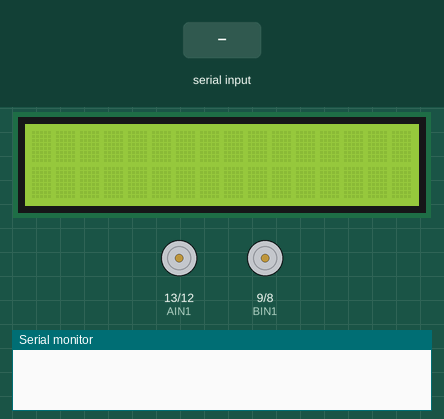
Recording of a sketch running on a simulated Arduino Uno, built with avr-gcc and run on an emulated ATmega328P. Parts: 16×2 character LCD, motor-driver pin pairs drawn as motors (green arrow = first pin HIGH = forward, orange = second pin HIGH = backward, longer = more drive, scaled by the enable pin), the last lines printed to the serial monitor. The inputs (shaded band) are chosen by the test bench.

Above: at 1.2 s.
1.3 s: "1\n" received over Serial
At 1.7 s:
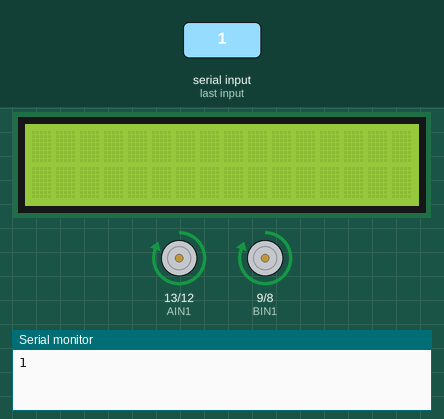
2.8 s: "2\n" received over Serial
At 4.0 s:
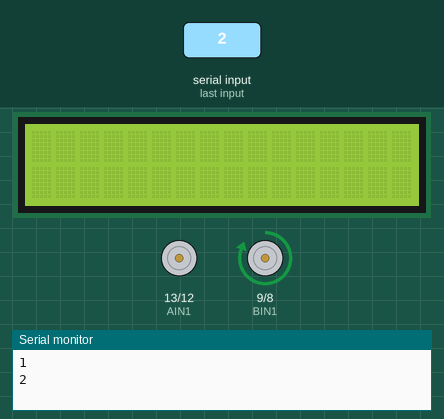
4.3 s: "3\n" received over Serial
At 5.2 s:
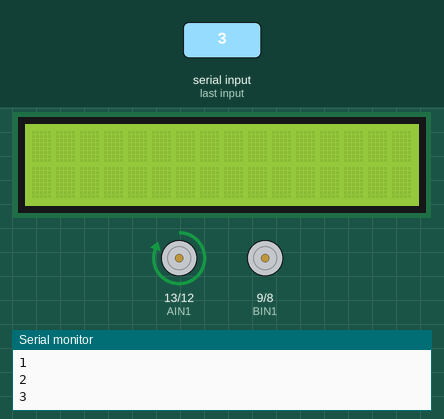
5.8 s: "4\n" received over Serial
At 6.4 s:
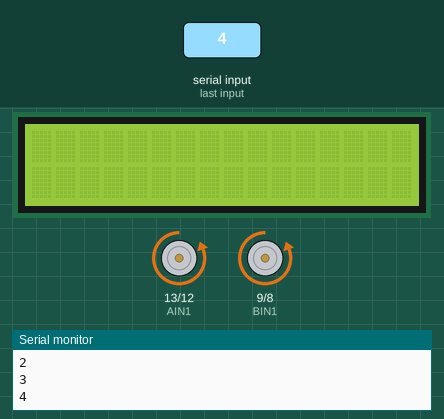
7.3 s: "0\n" received over Serial
At 8.7 s:
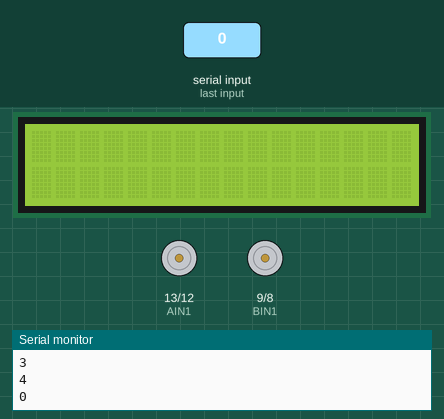
Timing chart, 0 to 9.8 s (numbered marks = the images above; inputs shaded):
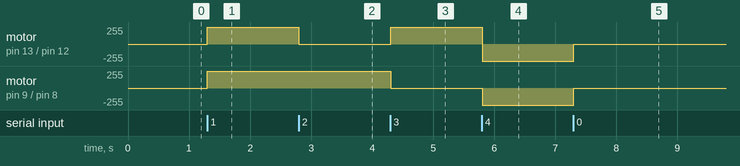

The sketch:

Car_Driver.ino
```cpp
#include <LiquidCrystal.h>          //the liquid crystal library contains commands for printing to the display


const int AIN1 = 13;           //control pin 1 on the motor driver for the right motor
const int AIN2 = 12;            //control pin 2 on the motor driver for the right motor
const int BIN1 = 9;
const int BIN2 = 8;
const int PWMA = 11;            //speed control pin on the motor driver for the right motor
const int PWMB = 10;
int motorSpeed = 255;       //starting speed for the motor
String incoming = "";
LiquidCrystal lcd(7, 6, 5, 4, 3, 2);   // tell the RedBoard what pins are connected to the display


void setup() {
  //set the motor control pins as outputs
  pinMode(AIN1, OUTPUT);
  pinMode(AIN2, OUTPUT);
  pinMode(BIN1, OUTPUT);
  pinMode(BIN2, OUTPUT);
  pinMode(PWMA, OUTPUT);
  pinMode(PWMB, OUTPUT);

  //Setup LCD
  lcd.begin(16, 2);
  lcd.clear();

  //begin serial communication with the computer
  Serial.begin(9600);
}

void loop() {
  if (Serial.available() > 0){
    incoming = Serial.readStringUntil('\n');
    Serial.println(incoming);
  }

  if(incoming.length() <= 1) {
    char inChar = incoming.charAt(0);
    switch(inChar){
      case '1':
        drive(motorSpeed, motorSpeed);
        break;
      case '2':
        drive(0, motorSpeed);
        break;
      case '3':
        drive(motorSpeed, 0);
        break;
      case '4':
        drive(-motorSpeed, -motorSpeed);
        break;
      default:
        drive(0, 0);
        break;
    }
  }else{
    writeDisplay(incoming);
  }

}


void writeDisplay(String DisplayString){
  while(DisplayString.length() < 32) {
    DisplayString += " ";
  }

  lcd.setCursor(0,0);               //set the cursor to the 0,0 position (top left corner)
  lcd.print(DisplayString);       //print hello, world! starting at that position
  String lineTwo = DisplayString.substring(16);
  lcd.setCursor(0,1);               //move the cursor to the first space of the bottom row
  lcd.print(lineTwo);
}


void drive(int leftSpeed, int rightSpeed) {
  spinMotorL(leftSpeed);
  spinMotorR(rightSpeed);
}


void spinMotorL(int motorSpeed)                       //function for driving the right motor
{
  if (motorSpeed > 0)                                 //if the motor should drive forward (positive speed)
  {
    digitalWrite(AIN1, HIGH);                         //set pin 1 to high
    digitalWrite(AIN2, LOW);                          //set pin 2 to low
  }
  else if (motorSpeed < 0)                            //if the motor should drive backward (negative speed)
  {
    digitalWrite(AIN1, LOW);                          //set pin 1 to low
    digitalWrite(AIN2, HIGH);                         //set pin 2 to high
  }
  else                                                //if the motor should stop
  {
    digitalWrite(AIN1, LOW);                          //set pin 1 to low
    digitalWrite(AIN2, LOW);                          //set pin 2 to low
  }
  analogWrite(PWMA, abs(motorSpeed));                 //now that the motor direction is set, drive it at the entered speed
}

void spinMotorR(int motorSpeed){
   if (motorSpeed > 0)                                 //if the motor should drive forward (positive speed)
  {
    digitalWrite(BIN1, HIGH);                         //set pin 1 to high
    digitalWrite(BIN2, LOW);                          //set pin 2 to low
  }
  else if (motorSpeed < 0)                            //if the motor should drive backward (negative speed)
  {
    digitalWrite(BIN1, LOW);                          //set pin 1 to low
    digitalWrite(BIN2, HIGH);                         //set pin 2 to high
  }
  else                                                //if the motor should stop
  {
    digitalWrite(BIN1, LOW);                          //set pin 1 to low
    digitalWrite(BIN2, LOW);                          //set pin 2 to low
  }
  analogWrite(PWMB, abs(motorSpeed));
}
```

Measured:
- after the input at 1.3 s, motor on pin 13 (AIN1) / pin 12 (AIN2), motor on pin 9 (BIN1) / pin 8 (BIN2): stopped → forward 255/255 at once
- after the input at 2.8 s, motor on pin 13 (AIN1) / pin 12 (AIN2): forward 255/255 → stopped at once
- after the input at 4.3 s, motor on pin 13 (AIN1) / pin 12 (AIN2): stopped → forward 255/255 at once; motor on pin 9 (BIN1) / pin 8 (BIN2): forward 255/255 → stopped at once
- after the input at 5.8 s, motor on pin 13 (AIN1) / pin 12 (AIN2): forward 255/255 → backward 255/255 at once; motor on pin 9 (BIN1) / pin 8 (BIN2): stopped → backward 255/255 at once
- after the input at 7.3 s, motor on pin 13 (AIN1) / pin 12 (AIN2), motor on pin 9 (BIN1) / pin 8 (BIN2): backward 255/255 → stopped at once
